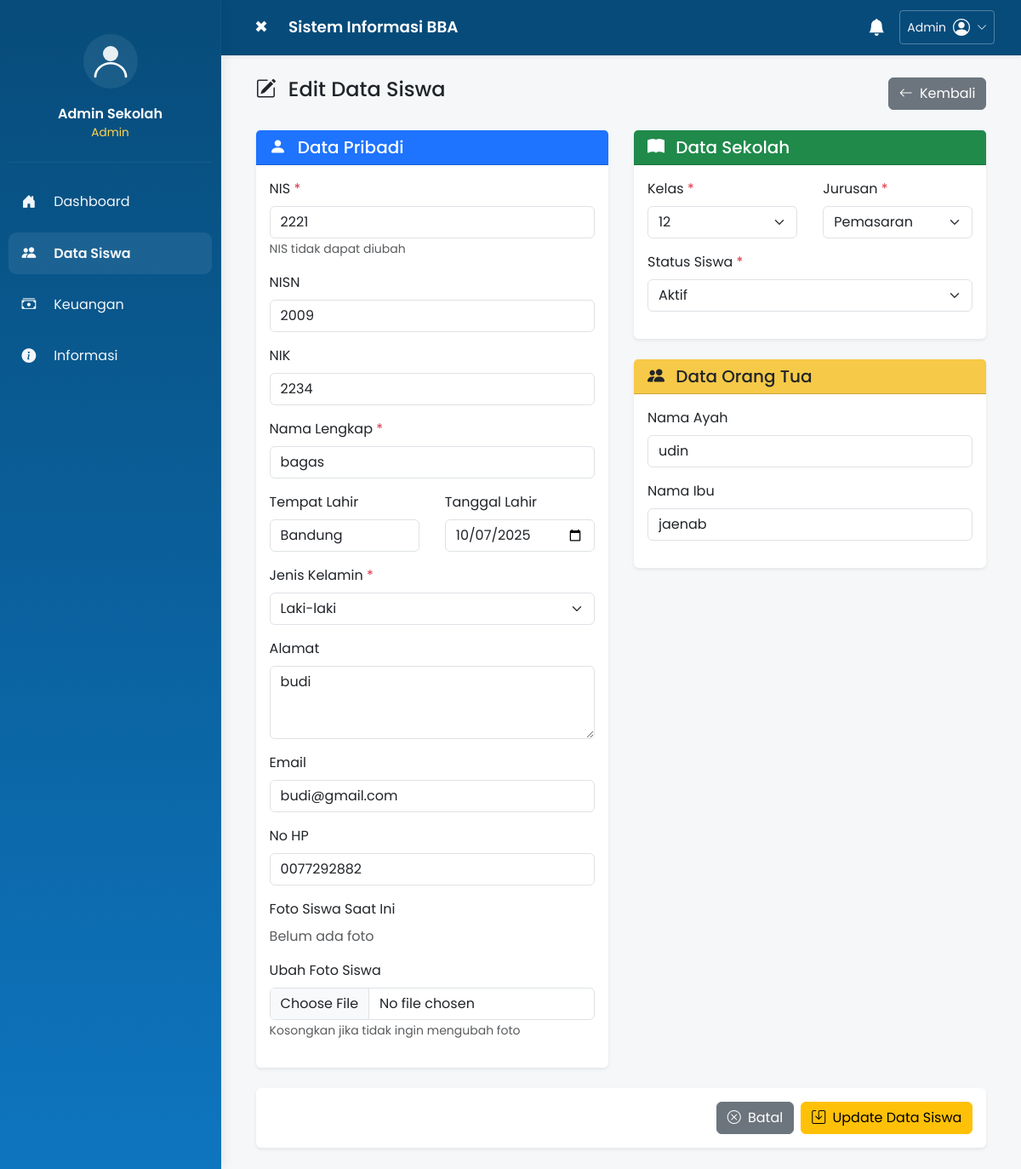
Page /admin/students/edit.php?nis=2221 (signed in) on the committed database.
### tables this page shows
CREATE TABLE `siswa` (
  `nis` varchar(20) NOT NULL,
  `nisn` varchar(20) DEFAULT NULL,
  `user_id` int NOT NULL,
  `nama` varchar(100) NOT NULL,
  `tempat_lahir` varchar(100) DEFAULT NULL,
  `tanggal_lahir` date DEFAULT NULL,
  `jk` char(1) NOT NULL,
  `kelas` varchar(10) DEFAULT NULL,
  `jurusan` varchar(50) DEFAULT NULL,
  `nik` varchar(20) DEFAULT NULL,
  `ayah` varchar(100) DEFAULT NULL,
  `ibu` varchar(100) DEFAULT NULL,
  `alamat` text,
  `email` varchar(100) DEFAULT NULL,
  `no_hp` varchar(20) DEFAULT NULL,
  `status_siswa` enum('aktif','lulus','keluar','pindah') DEFAULT 'aktif',
  `foto` varchar(255) DEFAULT NULL
);

### public/config.php (called while the page is built, shortened)
<?php
$conn = new mysqli(DB_HOST, DB_USER, DB_PASS, DB_NAME);
$conn->set_charset("utf8mb4");
function esc($str) {
    global $conn;
    return $conn->real_escape_string($str);
}

### public/admin/students/edit.php (the view, shortened to what this page needs)
<?php
require_once __DIR__ . '/../../config.php';
$nis = $_GET['nis'] ?? '';
$query = "SELECT * FROM siswa WHERE nis = '" . esc($nis) . "'";
$result = $conn->query($query);
$siswa = $result->fetch_assoc();
?>
<!doctype html>
<html lang="en">
<head>
  <link href="https://cdn.jsdelivr.net/npm/bootstrap@5.3.2/dist/css/bootstrap.min.css" rel="stylesheet">
  <link href="https://cdn.jsdelivr.net/npm/bootstrap-icons@1.10.5/font/bootstrap-icons.css" rel="stylesheet">
  <link rel="stylesheet" href="/css/dashboard.css">
  <link rel="stylesheet" href="/css/responsive.css">
  <link rel="stylesheet" href="/css/notifications.css">
</head>
<body class="has-sidebar">
  <?php include __DIR__ . '/../../shared/components/sidebar.php'; ?>
  <div class="main-wrapper">
    <header class="topbar shadow-sm">
      <div class="container-fluid d-flex align-items-center justify-content-between">
        <div class="d-flex align-items-center">
          <button id="sidebarToggle" class="btn btn-toggle btn-sm me-3">☰</button>
          <h1 class="app-title mb-0">Sistem Informasi BBA</h1>
        </div>
        <?php include __DIR__ . '/../../includes/user_dropdown.php'; ?>
      </div>
    </header>
    <main class="content">
      <div class="container-fluid">
        <div class="d-flex justify-content-between align-items-center mb-4">
          <h4><i class="bi bi-pencil-square me-2"></i> Edit Data Siswa</h4>
          <a href="index.php" class="btn btn-secondary">
            <i class="bi bi-arrow-left me-1"></i> Kembali
          </a>
        </div>
        <form method="POST" action="" enctype="multipart/form-data">
          <div class="row">
            <div class="col-lg-6">
              <div class="card border-0 shadow-sm mb-4">
                <div class="card-header bg-primary text-white">
                  <h5 class="mb-0"><i class="bi bi-person-fill me-2"></i> Data Pribadi</h5>
                </div>
                <div class="card-body">
                  <div class="mb-3">
                    <label class="form-label">NIS <span class="text-danger">*</span></label>
                    <input type="text" name="nis" class="form-control" value="<?php echo htmlspecialchars($siswa['nis']); ?>" required readonly>
                    <small class="text-muted">NIS tidak dapat diubah</small>
                  </div>
                  <div class="mb-3">
                    <label class="form-label">NISN</label>
                    <input type="text" name="nisn" class="form-control" value="<?php echo htmlspecialchars($siswa['nisn'] ?? ''); ?>" maxlength="10">
                  </div>
                  <div class="mb-3">
                    <label class="form-label">NIK</label>
                    <input type="text" name="nik" class="form-control" value="<?php echo htmlspecialchars($siswa['nik'] ?? ''); ?>" maxlength="16">
                  </div>
                  <div class="mb-3">
                    <label class="form-label">Nama Lengkap <span class="text-danger">*</span></label>
                    <input type="text" name="nama" class="form-control" value="<?php echo htmlspecialchars($siswa['nama']); ?>" required>
                  </div>
                  <div class="row">
                    <div class="col-md-6 mb-3">
                      <label class="form-label">Tempat Lahir</label>
                      <input type="text" name="tempat_lahir" class="form-control" value="<?php echo htmlspecialchars($siswa['tempat_lahir'] ?? ''); ?>">
                    </div>
                    <div class="col-md-6 mb-3">
                      <label class="form-label">Tanggal Lahir</label>
                      <input type="date" name="tanggal_lahir" class="form-control" value="<?php echo htmlspecialchars($siswa['tanggal_lahir'] ?? ''); ?>">
                    </div>
                  </div>
                  <div class="mb-3">
                    <label class="form-label">Jenis Kelamin <span class="text-danger">*</span></label>
                    <select name="jk" class="form-select" required>
                      <option value="L" <?php echo $siswa['jk'] == 'L' ? 'selected' : ''; ?>>Laki-laki</option>
                    </select>
                  </div>
                  <div class="mb-3">
                    <label class="form-label">Alamat</label>
                    <textarea name="alamat" class="form-control" rows="3"><?php echo htmlspecialchars($siswa['alamat'] ?? ''); ?></textarea>
                  </div>
                  <div class="mb-3">
                    <label class="form-label">Email</label>
                    <input type="email" name="email" class="form-control" value="<?php echo htmlspecialchars($siswa['email'] ?? ''); ?>">
                  </div>
                  <div class="mb-3">
                    <label class="form-label">No HP</label>
                    <input type="tel" name="no_hp" class="form-control" value="<?php echo htmlspecialchars($siswa['no_hp'] ?? ''); ?>">
                  </div>
                  <div class="mb-3">
                    <label class="form-label">Foto Siswa Saat Ini</label>
                    <?php if($siswa['foto']): ?>
                      <div class="mb-2">
                        <img src="<?php echo htmlspecialchars($siswa['foto']); ?>" alt="Foto Siswa" class="img-thumbnail" style="max-width: 200px;">
                      </div>
                    <?php else: ?>
                      <p class="text-muted">Belum ada foto</p>
                    <?php endif; ?>
                    <label class="form-label">Ubah Foto Siswa</label>
                    <input type="file" name="foto" class="form-control" accept="image/*">
                    <small class="text-muted">Kosongkan jika tidak ingin mengubah foto</small>
                  </div>
                </div>
              </div>
            </div>
            <div class="col-lg-6">
              <div class="card border-0 shadow-sm mb-4">
                <div class="card-header bg-success text-white">
                  <h5 class="mb-0"><i class="bi bi-book-fill me-2"></i> Data Sekolah</h5>
                </div>
                <div class="card-body">
                  <div class="row">
                    <div class="col-md-6 mb-3">
                      <label class="form-label">Kelas <span class="text-danger">*</span></label>
                      <select name="kelas" class="form-select" required>
                        <option value="12" <?php echo $siswa['kelas'] == '12' ? 'selected' : ''; ?>>12</option>
                      </select>
                    </div>
                    <div class="col-md-6 mb-3">
                      <label class="form-label">Jurusan <span class="text-danger">*</span></label>
                      <select name="jurusan" class="form-select" required>
                        <option value="Pemasaran" <?php echo $siswa['jurusan'] == 'Pemasaran' ? 'selected' : ''; ?>>Pemasaran</option>
                      </select>
                    </div>
                  </div>
                  <div class="mb-3">
                    <label class="form-label">Status Siswa <span class="text-danger">*</span></label>
                    <select name="status_siswa" class="form-select" required>
                      <option value="aktif" <?php echo $siswa['status_siswa'] == 'aktif' ? 'selected' : ''; ?>>Aktif</option>
                    </select>
                  </div>
                </div>
              </div>
              <div class="card border-0 shadow-sm mb-4">
                <div class="card-header bg-warning text-dark">
                  <h5 class="mb-0"><i class="bi bi-people-fill me-2"></i> Data Orang Tua</h5>
                </div>
                <div class="card-body">
                  <div class="mb-3">
                    <label class="form-label">Nama Ayah</label>
                    <input type="text" name="ayah" class="form-control" value="<?php echo htmlspecialchars($siswa['ayah'] ?? ''); ?>">
                  </div>
                  <div class="mb-3">
                    <label class="form-label">Nama Ibu</label>
                    <input type="text" name="ibu" class="form-control" value="<?php echo htmlspecialchars($siswa['ibu'] ?? ''); ?>">
                  </div>
                </div>
              </div>
            </div>
          </div>
          <div class="card border-0 shadow-sm">
            <div class="card-body">
              <div class="d-flex justify-content-end gap-2">
                <a href="index.php" class="btn btn-secondary">
                  <i class="bi bi-x-circle me-1"></i> Batal
                </a>
                <button type="submit" class="btn btn-warning">
                  <i class="bi bi-save me-1"></i> Update Data Siswa
                </button>
              </div>
            </div>
          </div>
        </form>
      </div>
    </main>
  </div>
</body>
</html>

### public/css/dashboard.css (style rules this page uses)
:root { --sidebar-width: 260px; --sidebar-collapsed-width: 72px; --primary-blue: #0b63a8; --dark-blue: #064b7a; --bg: #f5f7f9; }
* { box-sizing: border-box }
html, body { height: 100% }
body { font-family: 'Poppins', system-ui, -apple-system, 'Segoe UI', Roboto, "Helvetica Neue", Arial; background: var(--bg); margin: 0 }
.has-sidebar { display: flex }
.main-wrapper { margin-left: var(--sidebar-width); flex: 1; min-height: 100vh; display: flex; flex-direction: column; transition: margin-left .25s ease }
.topbar { background: var(--dark-blue); color: #fff; padding: .5rem 1rem; border-bottom: 2px solid #000; box-shadow: 0 4px 10px rgba(0, 0, 0, 0.12); }
.topbar .app-title { font-size: 1.15rem; font-weight: 600; color: #fff }
.btn-toggle { background: transparent; border: 0; color: #fff; font-size: 1.2rem }
.content { padding: 1.6rem }
.bg-primary { background: #1e73ff !important }
.bg-success { background: #1f8a4a !important }
.bg-warning { background: #f7c948 !important }
.topbar { background: var(--dark-blue); color: #fff; padding: .5rem 1rem; border-bottom: 1px solid rgba(0, 0, 0, 0.08); box-shadow: 0 2px 6px rgba(7, 35, 68, 0.04) }

### public/css/responsive.css (style rules this page uses)
html { font-size: 16px; -webkit-text-size-adjust: 100%; -moz-text-size-adjust: 100%; -ms-text-size-adjust: 100%; }
body { overflow-x: hidden; min-width: 320px; }
.container, .container-fluid { padding-left: 15px; padding-right: 15px; }
.row { margin-left: -15px; margin-right: -15px; }
[class*="col-"] { padding-left: 15px; padding-right: 15px; }
@media (min-width: 1200px) { .main-wrapper { margin-left: var(--sidebar-width, 260px); } }

### rows in the picture
siswa: nis "2221", nisn "2009", nik "2234", nama "bagas", tempat_lahir "Bandung", tanggal_lahir "10/07/2025", jk "Laki-laki", alamat "budi", email "budi@gmail.com", no_hp "0077292882", kelas "12", status_siswa "Aktif", ayah "udin", ibu "jaenab"

### other values in the picture
$adminName "Admin"
